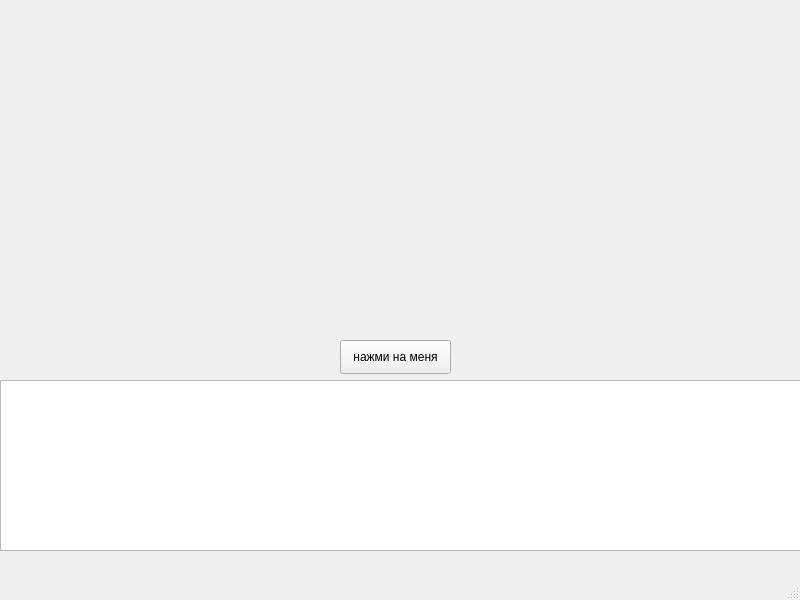
<?xml version="1.0" encoding="UTF-8"?>
<ui version="4.0">
 <class>MainWindow</class>
 <widget class="QMainWindow" name="MainWindow">
  <property name="geometry">
   <rect>
    <x>0</x>
    <y>0</y>
    <width>800</width>
    <height>600</height>
   </rect>
  </property>
  <property name="windowTitle">
   <string>MainWindow</string>
  </property>
  <widget class="QWidget" name="centralwidget">
   <widget class="QLabel" name="label">
    <property name="geometry">
     <rect>
      <x>0</x>
      <y>0</y>
      <width>801</width>
      <height>341</height>
     </rect>
    </property>
    <property name="text">
     <string/>
    </property>
   </widget>
   <widget class="QTextEdit" name="textEdit">
    <property name="geometry">
     <rect>
      <x>0</x>
      <y>380</y>
      <width>801</width>
      <height>171</height>
     </rect>
    </property>
   </widget>
   <widget class="QPushButton" name="pushButton">
    <property name="geometry">
     <rect>
      <x>340</x>
      <y>340</y>
      <width>111</width>
      <height>34</height>
     </rect>
    </property>
    <property name="text">
     <string>нажми на меня</string>
    </property>
   </widget>
  </widget>
  <widget class="QMenuBar" name="menubar">
   <property name="geometry">
    <rect>
     <x>0</x>
     <y>0</y>
     <width>800</width>
     <height>30</height>
    </rect>
   </property>
  </widget>
  <widget class="QStatusBar" name="statusbar"/>
 </widget>
 <resources/>
 <connections/>
</ui>
